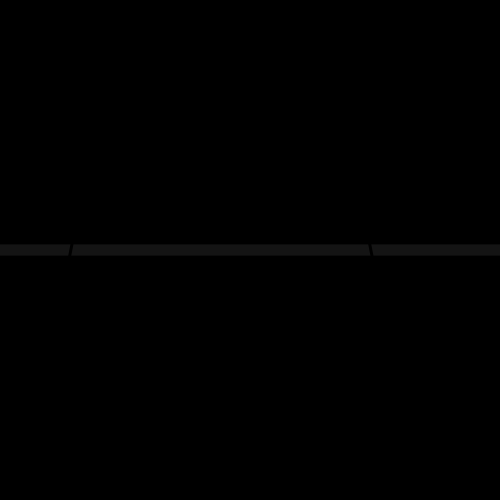
Frame 1 (no input)
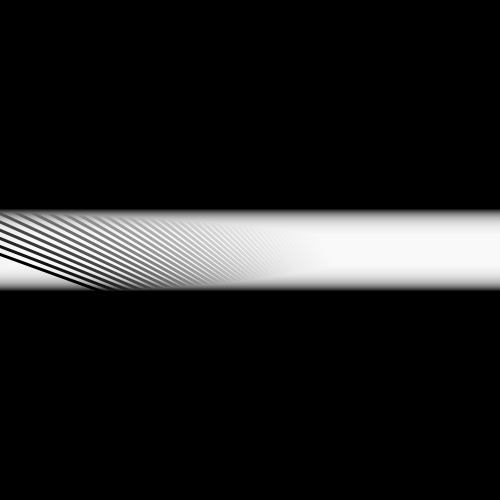
Frame 60 (the mouse pressed at the canvas centre just before this capture)
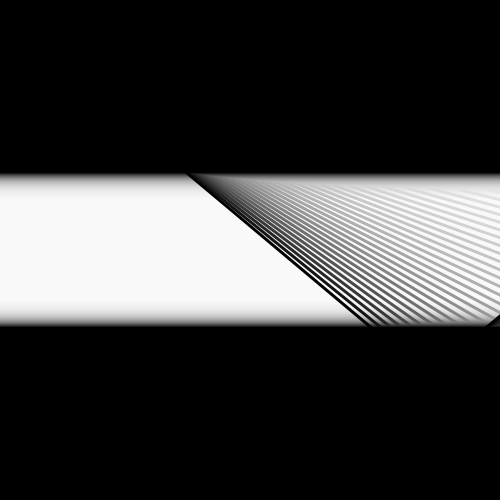
Frame 120 (the mouse held since frame 60 and released just before this capture)

The Processing sketch that drew these frames (run headless with seeded random() and noise(); from frame 60 on, the mouse is pressed at the canvas centre):

// Processing sketch: processing_154468
// ── processing_154468.pde

// day one: draw a line to follow

float lineStroke = 10;
float growthSpeed = 1.2;
float growthDirection = 1;
float lineAlpha;
float degrees = 10;

void setup(){
  size(500, 500);
  background(0);
}


void draw(){
  
  lineStroke = lineStroke + (growthSpeed * growthDirection);
  
  //stroke pulse
  if(lineStroke > 500 || lineStroke < 1){
    growthDirection *= -1;
  } 
  
  // pulse degrees
  if(degrees < 360 ){
    degrees = degrees + 1;
  } 
  if(degrees == 360){
    degrees = 0;
  }
  
  // invert degrees
  float degrees2 = map(degrees, 0, 360, 360 ,0);
  
  // white rectangle
  noStroke();
  rectMode(CENTER);
  fill(255,20);
  rect(width/2, height/2, width, lineStroke );
  
  // black lines
  fill(0);
  
  // line one - longer and thinner. no longer linked to lineStroke
  pushMatrix();
  translate(100, 100);
  rotate(radians(degrees));
  rect(0,0, 3, height*3);
  popMatrix();
  
   // line two - longer and thinner. no longer linked to lineStroke
  pushMatrix();
  translate(400, 400);
  rotate(radians(degrees2));
  rect(0,0, 3, height*3 );
  popMatrix();
  
}
